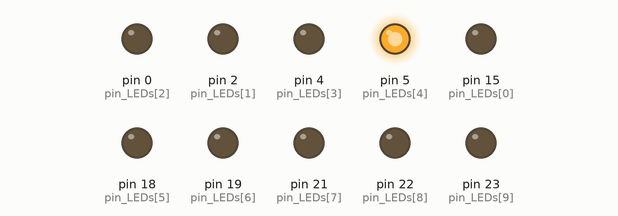
The sketch below on a simulated Arduino Mega 2560, built with avr-gcc and run on an emulated ATmega2560. Shown: output pins drawn as LEDs (lit = HIGH).

Above: at 0.2 s.
At 3.2 s:
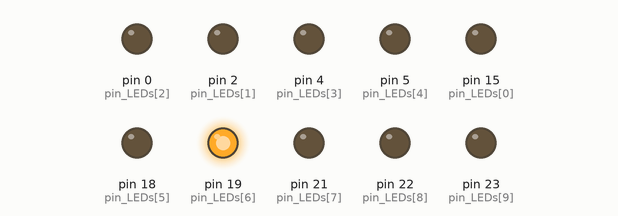
At 6.8 s:
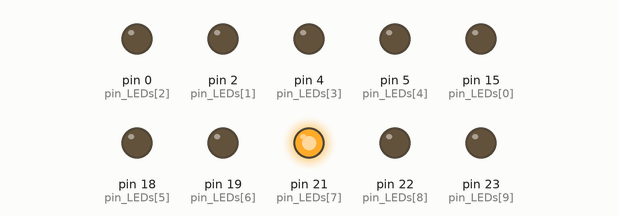
At 8.6 s:
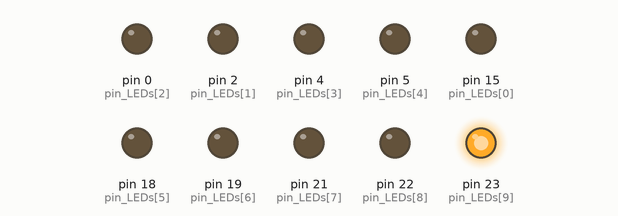
At 10.4 s:
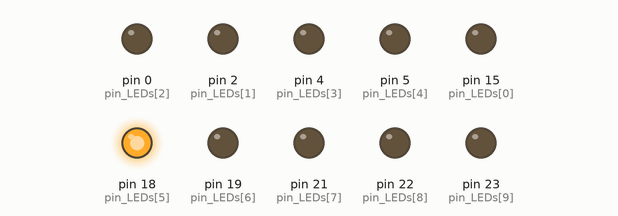
At 14.7 s:
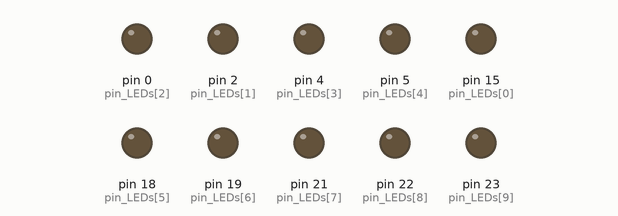
Timing chart, 0 to 18.2 s (numbered marks = the images above):
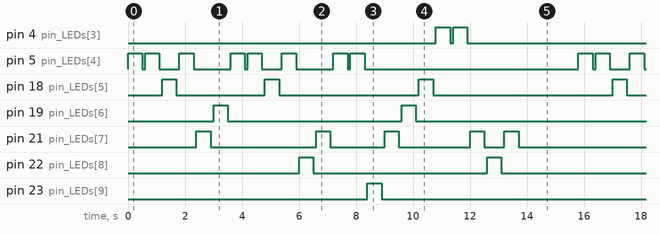

Measured:
- by itself, pin 4 (pin_LEDs[3]): LOW → HIGH at 10.8 s, → LOW 0.50 s later, → HIGH 0.10 s later, → LOW 0.50 s later, … (8 changes in this stretch)
- by itself, pin 18 (pin_LEDs[5]): repeats every 15.8 s: LOW 3.1 s, HIGH 0.50 s, LOW 4.9 s, HIGH 0.50 s, LOW 6.3 s, HIGH 0.50 s
- by itself, pin 19 (pin_LEDs[6]), pin 22 (pin_LEDs[8]): repeats every 15.8 s: LOW 6.1 s, HIGH 0.50 s, LOW 8.7 s, HIGH 0.50 s
- by itself, pin 23 (pin_LEDs[9]): alternates HIGH for 0.50 s and LOW for 15.3 s
- by itself, pin 21 (pin_LEDs[7]): repeats every 15.8 s: LOW 3.7 s, HIGH 0.50 s, LOW 1.9 s, HIGH 0.50 s, LOW 2.5 s, HIGH 0.50 s, LOW 0.70 s, HIGH 0.50 s, LOW 4.5 s, HIGH 0.50 s
- by itself, pin 5 (pin_LEDs[4]): repeats every 15.8 s: LOW 0.10 s, HIGH 0.50 s, LOW 0.70 s, HIGH 0.50 s, LOW 1.3 s, HIGH 0.50 s, LOW 0.10 s, HIGH 0.50 s, LOW 0.70 s, HIGH 0.50 s, LOW 1.3 s, HIGH 0.50 s, LOW 0.10 s, HIGH 0.50 s, LOW 7.5 s, HIGH 0.50 s

The sketch:

cancionCumpleanosLED.ino
```cpp
// Pines de los LEDs
byte pin_LEDs[] = {15, 2, 0, 4, 5, 18, 19, 21, 22, 23};
int totalLEDs;

// Canción: Cumpleaños Feliz
int cancion[] = {
  4,4,5,4,7,6,
  4,4,5,4,8,7,
  4,4,9,7,6,5,
  3,3,7,8,7
};

int notas = sizeof(cancion) / sizeof(cancion[0]);

// Duración de cada nota (ms)
int tiempoNota = 500;

void setup() {

  totalLEDs = sizeof(pin_LEDs) / sizeof(pin_LEDs[0]);

  for (int i = 0; i < totalLEDs; i++) {
    pinMode(pin_LEDs[i], OUTPUT);
    digitalWrite(pin_LEDs[i], LOW);
  }
}

void loop() {

  // Recorre todas las notas de la canción
  for (int i = 0; i < notas; i++) {

    // Apaga todos los LEDs
    for (int j = 0; j < totalLEDs; j++) {
      digitalWrite(pin_LEDs[j], LOW);
    }

    // Obtiene la nota actual
    int nota = cancion[i];

    // Enciende el LED correspondiente
    if (nota >= 0 && nota < totalLEDs) {
      digitalWrite(pin_LEDs[nota], HIGH);
    }

    delay(tiempoNota);

    // Apaga el LED antes de la siguiente nota
    if (nota >= 0 && nota < totalLEDs) {
      digitalWrite(pin_LEDs[nota], LOW);
    }

    delay(100); // pequeña pausa entre notas
  }

  // Espera antes de repetir la canción
  delay(2000);
}
```
